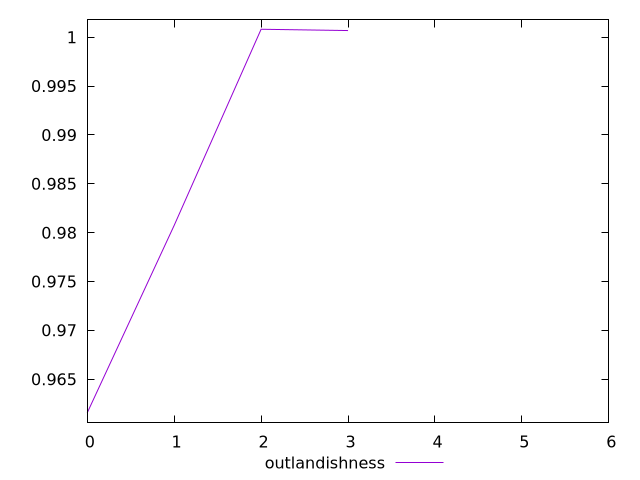

The gnuplot source for this figure:
$_outlandishness <<EOF
0 0.9615467749861532
1 0.9807357714687995
2 1.000819909702721
3 1.0006900917883441
4 NaN
5 NaN
6 NaN
EOF
set key outside below
set terminal pngcairo
set output "report_00006_2020-11-02T20-21-41.718Z/uses-webp-images/progession_outlandishness.png"
set yrange [0.9605467749861532:1.001819909702721]
plot $_outlandishness title "outlandishness" with line ,
